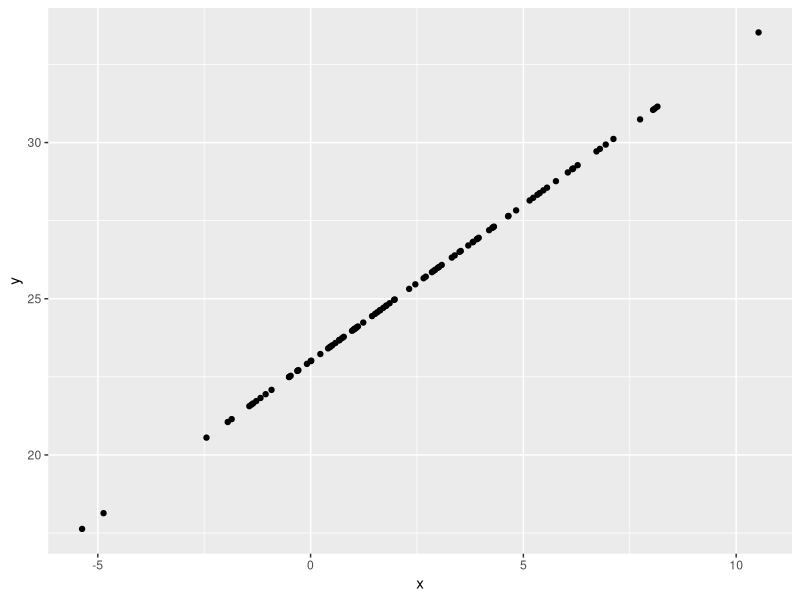

This chart was generated by the following R code:
## ---- chunk 1
library(tidyverse)

plot_df = 
  tibble(x = rnorm(100, 2, 3),
         y = x + 23)

ggplot(plot_df, aes(x=x, y=y)) +
  geom_point()
